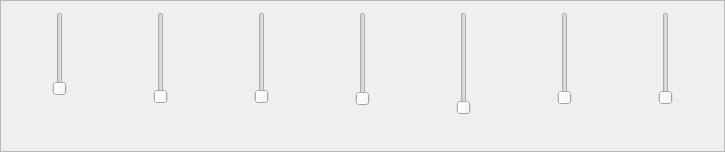
        <widget class="QFrame" name="animals_sliders_frame">
         <property name="sizePolicy">
          <sizepolicy hsizetype="Expanding" vsizetype="Expanding">
           <horstretch>0</horstretch>
           <verstretch>0</verstretch>
          </sizepolicy>
         </property>
         <property name="maximumSize">
          <size>
           <width>16777215</width>
           <height>16777215</height>
          </size>
         </property>
         <property name="frameShape">
          <enum>QFrame::StyledPanel</enum>
         </property>
         <property name="frameShadow">
          <enum>QFrame::Raised</enum>
         </property>
         <layout class="QHBoxLayout" name="horizontalLayout_15">
          <item>
           <layout class="QVBoxLayout" name="verticalLayout_2">
            <property name="spacing">
             <number>14</number>
            </property>
            <item>
             <layout class="QHBoxLayout" name="horizontalLayout_14">
              <item>
               <spacer name="horizontalSpacer_4">
                <property name="orientation">
                 <enum>Qt::Horizontal</enum>
                </property>
                <property name="sizeHint" stdset="0">
                 <size>
                  <width>40</width>
                  <height>20</height>
                 </size>
                </property>
               </spacer>
              </item>
              <item>
               <widget class="QSlider" name="elephant_slider">
                <property name="cursor">
                 <cursorShape>OpenHandCursor</cursorShape>
                </property>
                <property name="maximum">
                 <number>10</number>
                </property>
                <property name="pageStep">
                 <number>1</number>
                </property>
                <property name="orientation">
                 <enum>Qt::Vertical</enum>
                </property>
               </widget>
              </item>
              <item>
               <spacer name="horizontalSpacer_5">
                <property name="orientation">
                 <enum>Qt::Horizontal</enum>
                </property>
                <property name="sizeHint" stdset="0">
                 <size>
                  <width>40</width>
                  <height>20</height>
                 </size>
                </property>
               </spacer>
              </item>
             </layout>
            </item>
            <item>
             <widget class="QPushButton" name="pushButton">
              <property name="enabled">
               <bool>false</bool>
              </property>
              <property name="sizePolicy">
               <sizepolicy hsizetype="Minimum" vsizetype="Fixed">
                <horstretch>0</horstretch>
                <verstretch>0</verstretch>
               </sizepolicy>
              </property>
              <property name="minimumSize">
               <size>
                <width>0</width>
                <height>30</height>
               </size>
              </property>
              <property name="maximumSize">
               <size>
                <width>16777215</width>
                <height>50</height>
               </size>
              </property>
              <property name="text">
               <string/>
              </property>
              <property name="icon">
               <iconset resource="res.qrc">
                <normaloff>:/icons/icons/elephant.png</normaloff>:/icons/icons/elephant.png</iconset>
              </property>
              <property name="iconSize">
               <size>
                <width>40</width>
                <height>40</height>
               </size>
              </property>
              <property name="checkable">
               <bool>false</bool>
              </property>
              <property name="flat">
               <bool>true</bool>
              </property>
             </widget>
            </item>
           </layout>
          </item>
          <item>
           <layout class="QVBoxLayout" name="verticalLayout_3">
            <property name="spacing">
             <number>14</number>
            </property>
            <item>
             <layout class="QHBoxLayout" name="horizontalLayout_13">
              <item>
               <spacer name="horizontalSpacer_6">
                <property name="orientation">
                 <enum>Qt::Horizontal</enum>
                </property>
                <property name="sizeHint" stdset="0">
                 <size>
                  <width>40</width>
                  <height>20</height>
                 </size>
                </property>
               </spacer>
              </item>
              <item>
               <widget class="QSlider" name="dolphin_slider">
                <property name="cursor">
                 <cursorShape>OpenHandCursor</cursorShape>
                </property>
                <property name="maximum">
                 <number>10</number>
                </property>
                <property name="pageStep">
                 <number>1</number>
                </property>
                <property name="orientation">
                 <enum>Qt::Vertical</enum>
                </property>
               </widget>
              </item>
              <item>
               <spacer name="horizontalSpacer_7">
                <property name="orientation">
                 <enum>Qt::Horizontal</enum>
                </property>
                <property name="sizeHint" stdset="0">
                 <size>
                  <width>40</width>
                  <height>20</height>
                 </size>
                </property>
               </spacer>
              </item>
             </layout>
            </item>
            <item>
             <widget class="QPushButton" name="pushButton_2">
              <property name="enabled">
               <bool>false</bool>
              </property>
              <property name="text">
               <string/>
              </property>
              <property name="icon">
               <iconset resource="res.qrc">
                <normaloff>:/icons/icons/dolphin.png</normaloff>:/icons/icons/dolphin.png</iconset>
              </property>
              <property name="iconSize">
               <size>
                <width>40</width>
                <height>40</height>
               </size>
              </property>
              <property name="checkable">
               <bool>false</bool>
              </property>
              <property name="flat">
               <bool>true</bool>
              </property>
             </widget>
            </item>
           </layout>
          </item>
          <item>
           <layout class="QVBoxLayout" name="verticalLayout_4">
            <property name="spacing">
             <number>10</number>
            </property>
            <property name="bottomMargin">
             <number>4</number>
            </property>
            <item>
             <layout class="QHBoxLayout" name="horizontalLayout_12">
              <item>
               <spacer name="horizontalSpacer_8">
                <property name="orientation">
                 <enum>Qt::Horizontal</enum>
                </property>
                <property name="sizeHint" stdset="0">
                 <size>
                  <width>40</width>
                  <height>20</height>
                 </size>
                </property>
               </spacer>
              </item>
              <item>
               <widget class="QSlider" name="frog_slider">
                <property name="cursor">
                 <cursorShape>OpenHandCursor</cursorShape>
                </property>
                <property name="maximum">
                 <number>10</number>
                </property>
                <property name="pageStep">
                 <number>1</number>
                </property>
                <property name="orientation">
                 <enum>Qt::Vertical</enum>
                </property>
               </widget>
              </item>
              <item>
               <spacer name="horizontalSpacer_9">
                <property name="orientation">
                 <enum>Qt::Horizontal</enum>
                </property>
                <property name="sizeHint" stdset="0">
                 <size>
                  <width>40</width>
                  <height>20</height>
                 </size>
                </property>
               </spacer>
              </item>
             </layout>
            </item>
            <item>
             <widget class="QPushButton" name="pushButton_3">
              <property name="enabled">
               <bool>false</bool>
              </property>
              <property name="text">
               <string/>
              </property>
              <property name="icon">
               <iconset resource="res.qrc">
                <normaloff>:/icons/icons/frog-.png</normaloff>:/icons/icons/frog-.png</iconset>
              </property>
              <property name="iconSize">
               <size>
                <width>40</width>
                <height>40</height>
               </size>
              </property>
              <property name="checkable">
               <bool>false</bool>
              </property>
              <property name="flat">
               <bool>true</bool>
              </property>
             </widget>
            </item>
           </layout>
          </item>
          <item>
           <layout class="QVBoxLayout" name="verticalLayout_5">
            <property name="spacing">
             <number>12</number>
            </property>
            <item>
             <layout class="QHBoxLayout" name="horizontalLayout_6">
              <item>
               <spacer name="horizontalSpacer_2">
                <property name="orientation">
                 <enum>Qt::Horizontal</enum>
                </property>
                <property name="sizeHint" stdset="0">
                 <size>
                  <width>40</width>
                  <height>20</height>
                 </size>
                </property>
               </spacer>
              </item>
              <item>
               <widget class="QSlider" name="goat_slider">
                <property name="cursor">
                 <cursorShape>OpenHandCursor</cursorShape>
                </property>
                <property name="maximum">
                 <number>10</number>
                </property>
                <property name="pageStep">
                 <number>1</number>
                </property>
                <property name="orientation">
                 <enum>Qt::Vertical</enum>
                </property>
               </widget>
              </item>
              <item>
               <spacer name="horizontalSpacer_3">
                <property name="orientation">
                 <enum>Qt::Horizontal</enum>
                </property>
                <property name="sizeHint" stdset="0">
                 <size>
                  <width>40</width>
                  <height>20</height>
                 </size>
                </property>
               </spacer>
              </item>
             </layout>
            </item>
            <item>
             <widget class="QPushButton" name="pushButton_4">
              <property name="enabled">
               <bool>false</bool>
              </property>
              <property name="text">
               <string/>
              </property>
              <property name="icon">
               <iconset resource="res.qrc">
                <normaloff>:/icons/icons/goat.png</normaloff>:/icons/icons/goat.png</iconset>
              </property>
              <property name="iconSize">
               <size>
                <width>40</width>
                <height>40</height>
               </size>
              </property>
              <property name="checkable">
               <bool>false</bool>
              </property>
              <property name="flat">
               <bool>true</bool>
              </property>
             </widget>
            </item>
           </layout>
          </item>
          <item>
           <layout class="QVBoxLayout" name="verticalLayout_6">
            <property name="spacing">
             <number>3</number>
            </property>
            <property name="bottomMargin">
             <number>0</number>
            </property>
            <item>
             <layout class="QHBoxLayout" name="horizontalLayout_11">
              <item>
               <spacer name="horizontalSpacer_10">
                <property name="orientation">
                 <enum>Qt::Horizontal</enum>
                </property>
                <property name="sizeHint" stdset="0">
                 <size>
                  <width>40</width>
                  <height>20</height>
                 </size>
                </property>
               </spacer>
              </item>
              <item>
               <widget class="QSlider" name="cow_slider">
                <property name="cursor">
                 <cursorShape>OpenHandCursor</cursorShape>
                </property>
                <property name="maximum">
                 <number>10</number>
                </property>
                <property name="pageStep">
                 <number>1</number>
                </property>
                <property name="orientation">
                 <enum>Qt::Vertical</enum>
                </property>
               </widget>
              </item>
              <item>
               <spacer name="horizontalSpacer_11">
                <property name="orientation">
                 <enum>Qt::Horizontal</enum>
                </property>
                <property name="sizeHint" stdset="0">
                 <size>
                  <width>40</width>
                  <height>20</height>
                 </size>
                </property>
               </spacer>
              </item>
             </layout>
            </item>
            <item>
             <widget class="QPushButton" name="pushButton_5">
              <property name="enabled">
               <bool>false</bool>
              </property>
              <property name="sizePolicy">
               <sizepolicy hsizetype="Minimum" vsizetype="Fixed">
                <horstretch>0</horstretch>
                <verstretch>0</verstretch>
               </sizepolicy>
              </property>
              <property name="minimumSize">
               <size>
                <width>0</width>
                <height>0</height>
               </size>
              </property>
              <property name="text">
               <string/>
              </property>
              <property name="icon">
               <iconset resource="res.qrc">
                <normaloff>:/icons/icons/cow.png</normaloff>:/icons/icons/cow.png</iconset>
              </property>
              <property name="iconSize">
               <size>
                <width>50</width>
                <height>50</height>
               </size>
              </property>
              <property name="checkable">
               <bool>false</bool>
              </property>
              <property name="flat">
               <bool>true</bool>
              </property>
             </widget>
            </item>
           </layout>
          </item>
          <item>
           <layout class="QVBoxLayout" name="verticalLayout_7">
            <property name="spacing">
             <number>13</number>
            </property>
            <item>
             <layout class="QHBoxLayout" name="horizontalLayout_10">
              <item>
               <spacer name="horizontalSpacer_12">
                <property name="orientation">
                 <enum>Qt::Horizontal</enum>
                </property>
                <property name="sizeHint" stdset="0">
                 <size>
                  <width>40</width>
                  <height>20</height>
                 </size>
                </property>
               </spacer>
              </item>
              <item>
               <widget class="QSlider" name="horse_slider">
                <property name="cursor">
                 <cursorShape>OpenHandCursor</cursorShape>
                </property>
                <property name="maximum">
                 <number>10</number>
                </property>
                <property name="pageStep">
                 <number>1</number>
                </property>
                <property name="orientation">
                 <enum>Qt::Vertical</enum>
                </property>
               </widget>
              </item>
              <item>
               <spacer name="horizontalSpacer_13">
                <property name="orientation">
                 <enum>Qt::Horizontal</enum>
                </property>
                <property name="sizeHint" stdset="0">
                 <size>
                  <width>40</width>
                  <height>20</height>
                 </size>
                </property>
               </spacer>
              </item>
             </layout>
            </item>
            <item>
             <widget class="QPushButton" name="pushButton_6">
              <property name="enabled">
               <bool>false</bool>
              </property>
              <property name="text">
               <string/>
              </property>
              <property name="icon">
               <iconset resource="res.qrc">
                <normaloff>:/icons/icons/horse.png</normaloff>:/icons/icons/horse.png</iconset>
              </property>
              <property name="iconSize">
               <size>
                <width>40</width>
                <height>40</height>
               </size>
              </property>
              <property name="checkable">
               <bool>false</bool>
              </property>
              <property name="flat">
               <bool>true</bool>
              </property>
             </widget>
            </item>
           </layout>
          </item>
          <item>
           <layout class="QVBoxLayout" name="verticalLayout_8">
            <property name="spacing">
             <number>13</number>
            </property>
            <item>
             <layout class="QHBoxLayout" name="horizontalLayout_9">
              <item>
               <spacer name="horizontalSpacer_14">
                <property name="orientation">
                 <enum>Qt::Horizontal</enum>
                </property>
                <property name="sizeHint" stdset="0">
                 <size>
                  <width>40</width>
                  <height>20</height>
                 </size>
                </property>
               </spacer>
              </item>
              <item>
               <widget class="QSlider" name="wolf_slider">
                <property name="cursor">
                 <cursorShape>OpenHandCursor</cursorShape>
                </property>
                <property name="orientation">
                 <enum>Qt::Vertical</enum>
                </property>
               </widget>
              </item>
              <item>
               <spacer name="horizontalSpacer_15">
                <property name="orientation">
                 <enum>Qt::Horizontal</enum>
                </property>
                <property name="sizeHint" stdset="0">
                 <size>
                  <width>40</width>
                  <height>20</height>
                 </size>
                </property>
               </spacer>
              </item>
             </layout>
            </item>
            <item>
             <widget class="QPushButton" name="pushButton_7">
              <property name="enabled">
               <bool>false</bool>
              </property>
              <property name="text">
               <string/>
              </property>
              <property name="icon">
               <iconset resource="res.qrc">
                <normaloff>:/icons/icons/wolf.png</normaloff>:/icons/icons/wolf.png</iconset>
              </property>
              <property name="iconSize">
               <size>
                <width>40</width>
                <height>40</height>
               </size>
              </property>
              <property name="checkable">
               <bool>false</bool>
              </property>
              <property name="flat">
               <bool>true</bool>
              </property>
             </widget>
            </item>
           </layout>
          </item>
         </layout>
        </widget>
